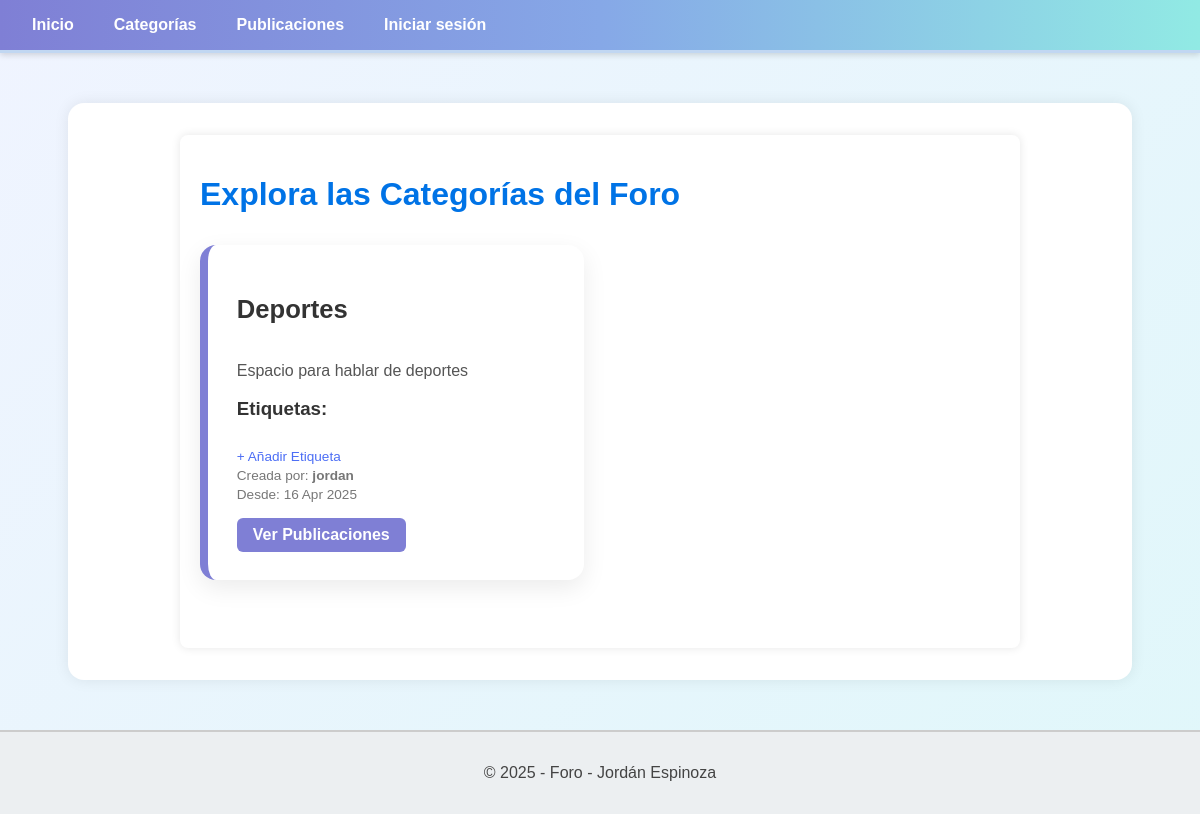
The page /foro/categorias/listar/ on the database as committed earlier.
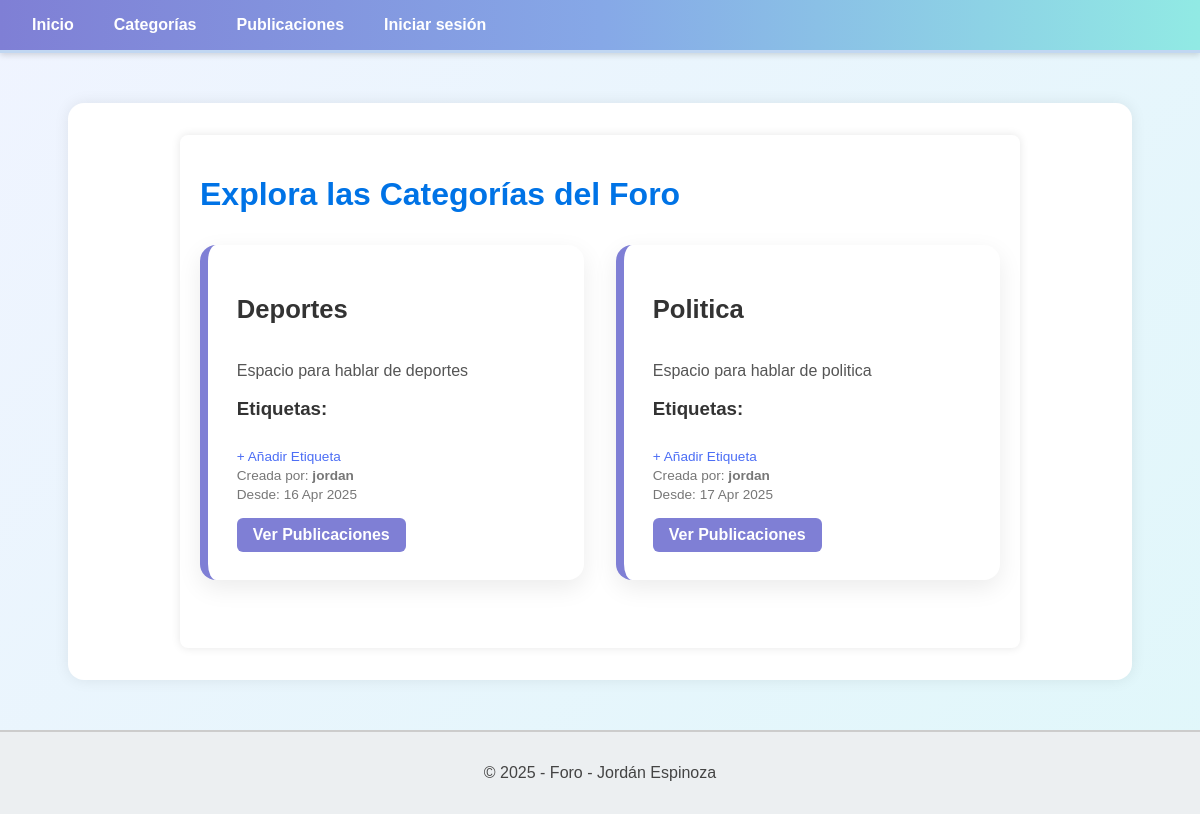
The same page on the database as committed later.
### foro_aplicacion/models.py (models this page shows, shortened)
class Categoria(models.Model):
    nombre = models.CharField(max_length=50)
    descripcion = models.TextField(blank=True)
    fecha_creacion = models.DateTimeField(auto_now_add=True)
    usuario = models.ForeignKey(Usuario, on_delete=models.CASCADE, related_name='categorias')

class Usuario(AbstractUser):
    correo = models.EmailField(max_length=100, unique=True)
    es_admin = models.BooleanField(default=False)
    es_baneado = models.BooleanField(default=False)
    es_moderador = models.BooleanField(default=False)
    es_autor = models.BooleanField(default=False)
    reputacion = models.IntegerField(default=0)
    class Meta:
        verbose_name = 'Usuario'
        verbose_name_plural = 'Usuarios'

### foro_aplicacion/views.py (the view)
# urls.py: path('categorias/listar/', CategoriaListView.as_view(), name='listar'),
class CategoriaListView(ListView):
    model = Categoria
    template_name = 'categorias/listar.html'
    def get_context_data(self, **kwargs):
        context = super().get_context_data(**kwargs)
        context['etiquetas'] = Etiqueta.objects.all()
        return context

### foro_aplicacion/templates/categorias/listar.html (shortened to what this page needs)
{% extends 'template_base.html' %}
{% block body %}
<div class="container">
    <h1 class="titulo">Explora las Categorías del Foro</h1>
    <div class="categoria-lista">
        {% for categoria in object_list %}
            <div class="categoria-card">
                <div class="categoria-header">
                    <h2 class="nombre">{{ categoria.nombre }}</h2>
                </div>
                <p class="descripcion">{{ categoria.descripcion|default:"Sin descripción" }}</p>
                <div class="etiquetas-wrapper">
                    <h3>Etiquetas:</h3>
                    <a href="{% url 'crear_etiqueta' %}" class="crear-etiqueta-link">+ Añadir Etiqueta</a>
                </div>
                <p class="autor">Creada por: <strong>{{ categoria.usuario.username }}</strong></p>
                <p class="fecha">Desde: {{ categoria.fecha_creacion|date:"d M Y" }}</p>
                <div class="botones-categoria">
                    <a href="{% url 'publicaciones_por_categoria' categoria.id %}" class="btn btn-publicaciones">Ver Publicaciones</a>
                </div>
            </div>
        {% empty %}
            <p class="sin-categorias">No hay categorías disponibles.</p>
        {% endfor %}
    </div>
</div>
{% endblock %}

Rows that differ between the two databases and show on the page:
added Categoria: nombre "Politica", descripcion "Espacio para hablar de politica", usuario.username "jordan", fecha_creacion "17 Apr 2025"
